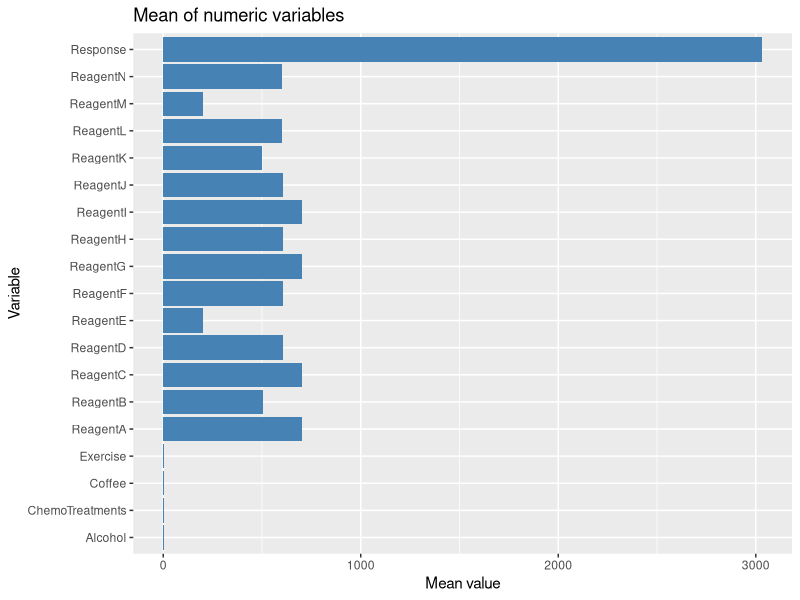
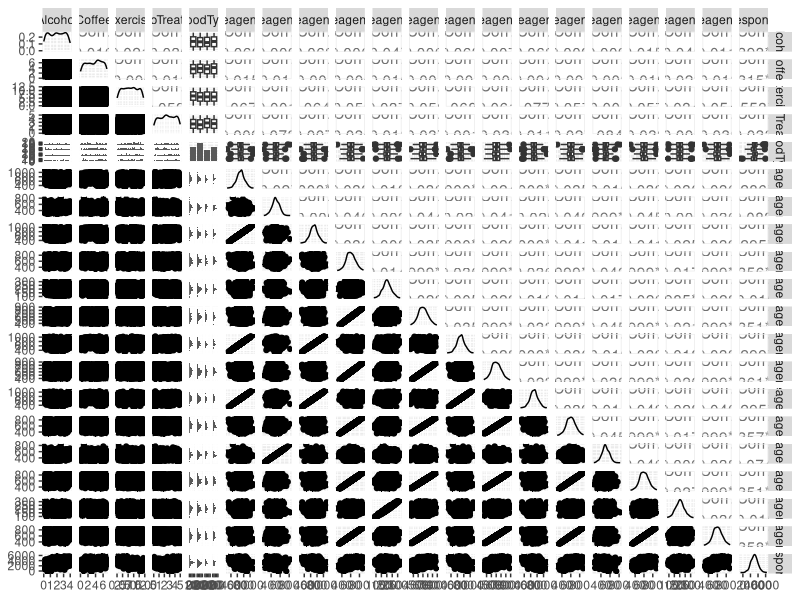

Write R code to recreate these figures, in order.
library(here)
library(dplyr)
library(tidyr)
library(ggplot2)


df <- read.csv(file = "Ass3Data.csv", row.names = "Patient", stringsAsFactors = TRUE)  # "Patient" is no longer a variable

# 先计算均值和方差
stats <- df %>%
  summarise(across(where(is.numeric),
                   list(mean = ~mean(.x, na.rm = TRUE),
                        var  = ~var(.x, na.rm = TRUE))))

# 转成长表，方便绘图
stats_long <- stats %>%
  pivot_longer(
    everything(),
    names_to = c("variable", ".value"),
    names_sep = "_"
  )

# 查看整理后的数据
print(stats_long)

# 画均值（条形图）
ggplot(stats_long, aes(x = variable, y = mean)) +
  geom_col(fill = "steelblue") +
  coord_flip() + 
  labs(title = "Mean of numeric variables",
       x = "Variable", y = "Mean value")

install.packages("GGally") 
library(GGally)
ggpairs(df %>% dplyr::select(-ObservationDate))
